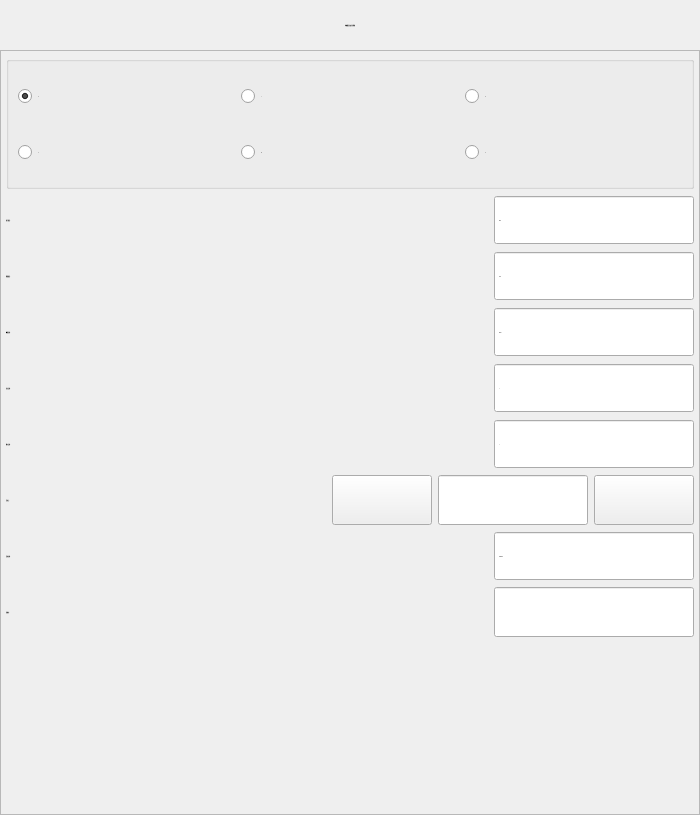
<?xml version="1.0" encoding="UTF-8"?>
<ui version="4.0">
 <class>FormActSingleLoopFree</class>
 <widget class="QWidget" name="FormActSingleLoopFree">
  <property name="geometry">
   <rect>
    <x>0</x>
    <y>0</y>
    <width>700</width>
    <height>815</height>
   </rect>
  </property>
  <property name="minimumSize">
   <size>
    <width>700</width>
    <height>815</height>
   </size>
  </property>
  <property name="maximumSize">
   <size>
    <width>700</width>
    <height>815</height>
   </size>
  </property>
  <property name="font">
   <font>
    <family>微软雅黑</family>
    <pointsize>-1</pointsize>
    <weight>50</weight>
    <italic>false</italic>
    <bold>false</bold>
   </font>
  </property>
  <property name="windowTitle">
   <string notr="true">循环定位</string>
  </property>
  <property name="toolTip">
   <string notr="true"/>
  </property>
  <property name="statusTip">
   <string notr="true"/>
  </property>
  <property name="whatsThis">
   <string notr="true"/>
  </property>
  <property name="accessibleName">
   <string notr="true"/>
  </property>
  <property name="accessibleDescription">
   <string notr="true"/>
  </property>
  <property name="styleSheet">
   <string notr="true">font: 28px &quot;微软雅黑&quot;;</string>
  </property>
  <property name="windowFilePath">
   <string notr="true"/>
  </property>
  <layout class="QVBoxLayout" name="verticalLayout">
   <property name="spacing">
    <number>0</number>
   </property>
   <property name="margin">
    <number>0</number>
   </property>
   <item>
    <widget class="QLabel" name="labelParaTitle">
     <property name="sizePolicy">
      <sizepolicy hsizetype="Preferred" vsizetype="Fixed">
       <horstretch>0</horstretch>
       <verstretch>0</verstretch>
      </sizepolicy>
     </property>
     <property name="minimumSize">
      <size>
       <width>0</width>
       <height>50</height>
      </size>
     </property>
     <property name="font">
      <font>
       <family>微软雅黑</family>
       <pointsize>-1</pointsize>
       <weight>50</weight>
       <italic>false</italic>
       <bold>false</bold>
      </font>
     </property>
     <property name="styleSheet">
      <string notr="true">QLabel#labelParaTitle
{
	color: black;
	border-image: url(:/img/widget/Panel.png) 0 4 0 4;
	border-left: 4px transparent;
	border-right: 4px transparent;
}
</string>
     </property>
     <property name="text">
      <string>单轴循环自由定位参数</string>
     </property>
     <property name="alignment">
      <set>Qt::AlignCenter</set>
     </property>
    </widget>
   </item>
   <item>
    <widget class="QFrame" name="frameSingleLoopFree">
     <property name="maximumSize">
      <size>
       <width>16777215</width>
       <height>16777215</height>
      </size>
     </property>
     <property name="font">
      <font>
       <family>微软雅黑</family>
       <pointsize>-1</pointsize>
       <weight>50</weight>
       <italic>false</italic>
       <bold>false</bold>
      </font>
     </property>
     <property name="styleSheet">
      <string notr="true"/>
     </property>
     <property name="frameShape">
      <enum>QFrame::StyledPanel</enum>
     </property>
     <property name="frameShadow">
      <enum>QFrame::Plain</enum>
     </property>
     <property name="IsMainArea" stdset="0">
      <bool>true</bool>
     </property>
     <layout class="QGridLayout" name="gridLayout_2">
      <property name="margin">
       <number>5</number>
      </property>
      <item row="0" column="0">
       <widget class="QGroupBox" name="groupBox">
        <property name="title">
         <string/>
        </property>
        <layout class="QGridLayout" name="gridLayout">
         <item row="2" column="0">
          <widget class="QRadioButton" name="rBtnRaVer">
           <property name="minimumSize">
            <size>
             <width>0</width>
             <height>50</height>
            </size>
           </property>
           <property name="maximumSize">
            <size>
             <width>16777215</width>
             <height>50</height>
            </size>
           </property>
           <property name="font">
            <font>
             <family>微软雅黑</family>
             <pointsize>-1</pointsize>
             <weight>50</weight>
             <italic>false</italic>
             <bold>false</bold>
            </font>
           </property>
           <property name="styleSheet">
            <string notr="true"/>
           </property>
           <property name="text">
            <string>A</string>
           </property>
          </widget>
         </item>
         <item row="2" column="1">
          <widget class="QRadioButton" name="rBtnRaHor">
           <property name="minimumSize">
            <size>
             <width>0</width>
             <height>50</height>
            </size>
           </property>
           <property name="maximumSize">
            <size>
             <width>16777215</width>
             <height>50</height>
            </size>
           </property>
           <property name="font">
            <font>
             <family>微软雅黑</family>
             <pointsize>-1</pointsize>
             <weight>50</weight>
             <italic>false</italic>
             <bold>false</bold>
            </font>
           </property>
           <property name="styleSheet">
            <string notr="true"/>
           </property>
           <property name="text">
            <string>B</string>
           </property>
          </widget>
         </item>
         <item row="2" column="2">
          <widget class="QRadioButton" name="rBtnExt">
           <property name="minimumSize">
            <size>
             <width>0</width>
             <height>50</height>
            </size>
           </property>
           <property name="maximumSize">
            <size>
             <width>16777215</width>
             <height>50</height>
            </size>
           </property>
           <property name="font">
            <font>
             <family>微软雅黑</family>
             <pointsize>-1</pointsize>
             <weight>50</weight>
             <italic>false</italic>
             <bold>false</bold>
            </font>
           </property>
           <property name="styleSheet">
            <string notr="true"/>
           </property>
           <property name="text">
            <string>C</string>
           </property>
          </widget>
         </item>
         <item row="1" column="0">
          <widget class="QRadioButton" name="rBtnPaHor">
           <property name="minimumSize">
            <size>
             <width>0</width>
             <height>50</height>
            </size>
           </property>
           <property name="maximumSize">
            <size>
             <width>16777215</width>
             <height>50</height>
            </size>
           </property>
           <property name="font">
            <font>
             <family>微软雅黑</family>
             <pointsize>-1</pointsize>
             <weight>50</weight>
             <italic>false</italic>
             <bold>false</bold>
            </font>
           </property>
           <property name="styleSheet">
            <string notr="true"/>
           </property>
           <property name="text">
            <string>X</string>
           </property>
           <property name="checked">
            <bool>true</bool>
           </property>
          </widget>
         </item>
         <item row="1" column="1">
          <widget class="QRadioButton" name="rBtnPaVer">
           <property name="minimumSize">
            <size>
             <width>0</width>
             <height>50</height>
            </size>
           </property>
           <property name="maximumSize">
            <size>
             <width>16777215</width>
             <height>50</height>
            </size>
           </property>
           <property name="font">
            <font>
             <family>微软雅黑</family>
             <pointsize>-1</pointsize>
             <weight>50</weight>
             <italic>false</italic>
             <bold>false</bold>
            </font>
           </property>
           <property name="styleSheet">
            <string notr="true"/>
           </property>
           <property name="text">
            <string>Y</string>
           </property>
          </widget>
         </item>
         <item row="1" column="2">
          <widget class="QRadioButton" name="rBtnTravel">
           <property name="minimumSize">
            <size>
             <width>0</width>
             <height>50</height>
            </size>
           </property>
           <property name="maximumSize">
            <size>
             <width>16777215</width>
             <height>50</height>
            </size>
           </property>
           <property name="font">
            <font>
             <family>微软雅黑</family>
             <pointsize>-1</pointsize>
             <weight>50</weight>
             <italic>false</italic>
             <bold>false</bold>
            </font>
           </property>
           <property name="styleSheet">
            <string notr="true"/>
           </property>
           <property name="text">
            <string>Z</string>
           </property>
          </widget>
         </item>
        </layout>
       </widget>
      </item>
      <item row="1" column="0">
       <layout class="QHBoxLayout" name="horizontalLayout_8">
        <item>
         <widget class="QLabel" name="labelHightSpd">
          <property name="sizePolicy">
           <sizepolicy hsizetype="Expanding" vsizetype="Fixed">
            <horstretch>0</horstretch>
            <verstretch>0</verstretch>
           </sizepolicy>
          </property>
          <property name="minimumSize">
           <size>
            <width>150</width>
            <height>50</height>
           </size>
          </property>
          <property name="maximumSize">
           <size>
            <width>16777215</width>
            <height>50</height>
           </size>
          </property>
          <property name="font">
           <font>
            <family>微软雅黑</family>
            <pointsize>-1</pointsize>
            <weight>50</weight>
            <italic>false</italic>
            <bold>false</bold>
           </font>
          </property>
          <property name="text">
           <string>运行速度：</string>
          </property>
         </widget>
        </item>
        <item>
         <widget class="xSpinBox" name="BoxHspd">
          <property name="sizePolicy">
           <sizepolicy hsizetype="Fixed" vsizetype="Fixed">
            <horstretch>0</horstretch>
            <verstretch>0</verstretch>
           </sizepolicy>
          </property>
          <property name="minimumSize">
           <size>
            <width>200</width>
            <height>50</height>
           </size>
          </property>
          <property name="maximumSize">
           <size>
            <width>200</width>
            <height>50</height>
           </size>
          </property>
          <property name="font">
           <font>
            <family>微软雅黑</family>
            <pointsize>-1</pointsize>
            <weight>50</weight>
            <italic>false</italic>
            <bold>false</bold>
           </font>
          </property>
          <property name="focusPolicy">
           <enum>Qt::ClickFocus</enum>
          </property>
          <property name="alignment">
           <set>Qt::AlignLeading|Qt::AlignLeft|Qt::AlignVCenter</set>
          </property>
          <property name="buttonSymbols">
           <enum>QAbstractSpinBox::NoButtons</enum>
          </property>
          <property name="specialValueText">
           <string notr="true"/>
          </property>
          <property name="keyboardTracking">
           <bool>false</bool>
          </property>
          <property name="suffix">
           <string notr="true">%</string>
          </property>
          <property name="prefix">
           <string notr="true"/>
          </property>
          <property name="minimum">
           <number>1</number>
          </property>
          <property name="maximum">
           <number>100</number>
          </property>
          <property name="value">
           <number>50</number>
          </property>
          <property name="HasBtn" stdset="0">
           <bool>true</bool>
          </property>
         </widget>
        </item>
       </layout>
      </item>
      <item row="2" column="0">
       <layout class="QHBoxLayout" name="horizontalLayout_7">
        <item>
         <widget class="QLabel" name="labelLowSpd">
          <property name="sizePolicy">
           <sizepolicy hsizetype="Expanding" vsizetype="Fixed">
            <horstretch>0</horstretch>
            <verstretch>0</verstretch>
           </sizepolicy>
          </property>
          <property name="minimumSize">
           <size>
            <width>150</width>
            <height>50</height>
           </size>
          </property>
          <property name="maximumSize">
           <size>
            <width>16777215</width>
            <height>50</height>
           </size>
          </property>
          <property name="font">
           <font>
            <family>微软雅黑</family>
            <pointsize>-1</pointsize>
            <weight>50</weight>
            <italic>false</italic>
            <bold>false</bold>
           </font>
          </property>
          <property name="text">
           <string>低速速度：</string>
          </property>
         </widget>
        </item>
        <item>
         <widget class="xSpinBox" name="BoxLspd">
          <property name="sizePolicy">
           <sizepolicy hsizetype="Fixed" vsizetype="Fixed">
            <horstretch>0</horstretch>
            <verstretch>0</verstretch>
           </sizepolicy>
          </property>
          <property name="minimumSize">
           <size>
            <width>200</width>
            <height>50</height>
           </size>
          </property>
          <property name="maximumSize">
           <size>
            <width>200</width>
            <height>50</height>
           </size>
          </property>
          <property name="font">
           <font>
            <family>微软雅黑</family>
            <pointsize>-1</pointsize>
            <weight>50</weight>
            <italic>false</italic>
            <bold>false</bold>
           </font>
          </property>
          <property name="focusPolicy">
           <enum>Qt::ClickFocus</enum>
          </property>
          <property name="alignment">
           <set>Qt::AlignLeading|Qt::AlignLeft|Qt::AlignVCenter</set>
          </property>
          <property name="buttonSymbols">
           <enum>QAbstractSpinBox::NoButtons</enum>
          </property>
          <property name="specialValueText">
           <string notr="true"/>
          </property>
          <property name="keyboardTracking">
           <bool>false</bool>
          </property>
          <property name="suffix">
           <string notr="true">%</string>
          </property>
          <property name="prefix">
           <string notr="true"/>
          </property>
          <property name="minimum">
           <number>1</number>
          </property>
          <property name="maximum">
           <number>100</number>
          </property>
          <property name="value">
           <number>10</number>
          </property>
          <property name="HasBtn" stdset="0">
           <bool>true</bool>
          </property>
         </widget>
        </item>
       </layout>
      </item>
      <item row="3" column="0">
       <layout class="QHBoxLayout" name="horizontalLayout_6">
        <item>
         <widget class="QLabel" name="labelLowDis">
          <property name="sizePolicy">
           <sizepolicy hsizetype="Expanding" vsizetype="Fixed">
            <horstretch>0</horstretch>
            <verstretch>0</verstretch>
           </sizepolicy>
          </property>
          <property name="minimumSize">
           <size>
            <width>150</width>
            <height>50</height>
           </size>
          </property>
          <property name="maximumSize">
           <size>
            <width>16777215</width>
            <height>50</height>
           </size>
          </property>
          <property name="font">
           <font>
            <family>微软雅黑</family>
            <pointsize>-1</pointsize>
            <weight>50</weight>
            <italic>false</italic>
            <bold>false</bold>
           </font>
          </property>
          <property name="text">
           <string>减速距离：</string>
          </property>
         </widget>
        </item>
        <item>
         <widget class="xDoubleSpinBox" name="BoxLowDis">
          <property name="sizePolicy">
           <sizepolicy hsizetype="Fixed" vsizetype="Fixed">
            <horstretch>0</horstretch>
            <verstretch>0</verstretch>
           </sizepolicy>
          </property>
          <property name="minimumSize">
           <size>
            <width>200</width>
            <height>50</height>
           </size>
          </property>
          <property name="maximumSize">
           <size>
            <width>200</width>
            <height>50</height>
           </size>
          </property>
          <property name="font">
           <font>
            <family>微软雅黑</family>
            <pointsize>-1</pointsize>
            <weight>50</weight>
            <italic>false</italic>
            <bold>false</bold>
           </font>
          </property>
          <property name="focusPolicy">
           <enum>Qt::ClickFocus</enum>
          </property>
          <property name="alignment">
           <set>Qt::AlignLeading|Qt::AlignLeft|Qt::AlignVCenter</set>
          </property>
          <property name="buttonSymbols">
           <enum>QAbstractSpinBox::NoButtons</enum>
          </property>
          <property name="specialValueText">
           <string notr="true"/>
          </property>
          <property name="keyboardTracking">
           <bool>false</bool>
          </property>
          <property name="decimals">
           <number>2</number>
          </property>
          <property name="maximum">
           <double>650.000000000000000</double>
          </property>
          <property name="singleStep">
           <double>0.010000000000000</double>
          </property>
          <property name="value">
           <double>50.000000000000000</double>
          </property>
          <property name="HasBtn" stdset="0">
           <bool>true</bool>
          </property>
         </widget>
        </item>
       </layout>
      </item>
      <item row="4" column="0">
       <layout class="QHBoxLayout" name="horizontalLayout_5">
        <item>
         <widget class="QLabel" name="labelCnt">
          <property name="sizePolicy">
           <sizepolicy hsizetype="Expanding" vsizetype="Fixed">
            <horstretch>0</horstretch>
            <verstretch>0</verstretch>
           </sizepolicy>
          </property>
          <property name="minimumSize">
           <size>
            <width>150</width>
            <height>50</height>
           </size>
          </property>
          <property name="maximumSize">
           <size>
            <width>16777215</width>
            <height>16777215</height>
           </size>
          </property>
          <property name="font">
           <font>
            <family>微软雅黑</family>
            <pointsize>-1</pointsize>
            <weight>50</weight>
            <italic>false</italic>
            <bold>false</bold>
           </font>
          </property>
          <property name="text">
           <string>定位点数：</string>
          </property>
         </widget>
        </item>
        <item>
         <widget class="xSpinBox" name="BoxCnt">
          <property name="sizePolicy">
           <sizepolicy hsizetype="Fixed" vsizetype="Fixed">
            <horstretch>0</horstretch>
            <verstretch>0</verstretch>
           </sizepolicy>
          </property>
          <property name="minimumSize">
           <size>
            <width>200</width>
            <height>50</height>
           </size>
          </property>
          <property name="maximumSize">
           <size>
            <width>200</width>
            <height>50</height>
           </size>
          </property>
          <property name="font">
           <font>
            <family>微软雅黑</family>
            <pointsize>-1</pointsize>
            <weight>50</weight>
            <italic>false</italic>
            <bold>false</bold>
           </font>
          </property>
          <property name="focusPolicy">
           <enum>Qt::ClickFocus</enum>
          </property>
          <property name="alignment">
           <set>Qt::AlignLeading|Qt::AlignLeft|Qt::AlignVCenter</set>
          </property>
          <property name="buttonSymbols">
           <enum>QAbstractSpinBox::NoButtons</enum>
          </property>
          <property name="specialValueText">
           <string notr="true"/>
          </property>
          <property name="keyboardTracking">
           <bool>false</bool>
          </property>
          <property name="suffix">
           <string notr="true"/>
          </property>
          <property name="prefix">
           <string notr="true"/>
          </property>
          <property name="minimum">
           <number>1</number>
          </property>
          <property name="maximum">
           <number>100</number>
          </property>
          <property name="value">
           <number>1</number>
          </property>
          <property name="HasBtn" stdset="0">
           <bool>true</bool>
          </property>
         </widget>
        </item>
       </layout>
      </item>
      <item row="5" column="0">
       <layout class="QHBoxLayout" name="horizontalLayout_3">
        <item>
         <widget class="QLabel" name="labelTimes">
          <property name="sizePolicy">
           <sizepolicy hsizetype="Expanding" vsizetype="Fixed">
            <horstretch>0</horstretch>
            <verstretch>0</verstretch>
           </sizepolicy>
          </property>
          <property name="minimumSize">
           <size>
            <width>150</width>
            <height>50</height>
           </size>
          </property>
          <property name="maximumSize">
           <size>
            <width>16777215</width>
            <height>16777215</height>
           </size>
          </property>
          <property name="font">
           <font>
            <family>微软雅黑</family>
            <pointsize>-1</pointsize>
            <weight>50</weight>
            <italic>false</italic>
            <bold>false</bold>
           </font>
          </property>
          <property name="text">
           <string>每次点数：</string>
          </property>
         </widget>
        </item>
        <item>
         <widget class="xSpinBox" name="BoxTimes">
          <property name="sizePolicy">
           <sizepolicy hsizetype="Fixed" vsizetype="Fixed">
            <horstretch>0</horstretch>
            <verstretch>0</verstretch>
           </sizepolicy>
          </property>
          <property name="minimumSize">
           <size>
            <width>200</width>
            <height>50</height>
           </size>
          </property>
          <property name="maximumSize">
           <size>
            <width>200</width>
            <height>50</height>
           </size>
          </property>
          <property name="font">
           <font>
            <family>微软雅黑</family>
            <pointsize>-1</pointsize>
            <weight>50</weight>
            <italic>false</italic>
            <bold>false</bold>
           </font>
          </property>
          <property name="focusPolicy">
           <enum>Qt::ClickFocus</enum>
          </property>
          <property name="alignment">
           <set>Qt::AlignLeading|Qt::AlignLeft|Qt::AlignVCenter</set>
          </property>
          <property name="buttonSymbols">
           <enum>QAbstractSpinBox::NoButtons</enum>
          </property>
          <property name="specialValueText">
           <string notr="true"/>
          </property>
          <property name="keyboardTracking">
           <bool>false</bool>
          </property>
          <property name="suffix">
           <string notr="true"/>
          </property>
          <property name="prefix">
           <string notr="true"/>
          </property>
          <property name="minimum">
           <number>1</number>
          </property>
          <property name="maximum">
           <number>255</number>
          </property>
          <property name="value">
           <number>1</number>
          </property>
          <property name="HasBtn" stdset="0">
           <bool>true</bool>
          </property>
         </widget>
        </item>
       </layout>
      </item>
      <item row="6" column="0">
       <layout class="QHBoxLayout" name="horizontalLayout_4">
        <item>
         <widget class="QLabel" name="labelPos1">
          <property name="sizePolicy">
           <sizepolicy hsizetype="Expanding" vsizetype="Fixed">
            <horstretch>0</horstretch>
            <verstretch>0</verstretch>
           </sizepolicy>
          </property>
          <property name="minimumSize">
           <size>
            <width>150</width>
            <height>50</height>
           </size>
          </property>
          <property name="maximumSize">
           <size>
            <width>16777215</width>
            <height>50</height>
           </size>
          </property>
          <property name="font">
           <font>
            <family>微软雅黑</family>
            <pointsize>-1</pointsize>
            <weight>50</weight>
            <italic>false</italic>
            <bold>false</bold>
           </font>
          </property>
          <property name="text">
           <string>当前点：</string>
          </property>
         </widget>
        </item>
        <item>
         <widget class="xPushButton" name="BtnPrev">
          <property name="sizePolicy">
           <sizepolicy hsizetype="Fixed" vsizetype="Fixed">
            <horstretch>0</horstretch>
            <verstretch>0</verstretch>
           </sizepolicy>
          </property>
          <property name="minimumSize">
           <size>
            <width>100</width>
            <height>50</height>
           </size>
          </property>
          <property name="maximumSize">
           <size>
            <width>120</width>
            <height>50</height>
           </size>
          </property>
          <property name="font">
           <font>
            <family>微软雅黑</family>
            <pointsize>-1</pointsize>
            <weight>50</weight>
            <italic>false</italic>
            <bold>false</bold>
           </font>
          </property>
          <property name="focusPolicy">
           <enum>Qt::NoFocus</enum>
          </property>
          <property name="text">
           <string notr="true"/>
          </property>
          <property name="icon">
           <iconset resource="xPad.qrc">
            <normaloff>:/img/32X32/BlackLeft.png</normaloff>:/img/32X32/BlackLeft.png</iconset>
          </property>
          <property name="iconSize">
           <size>
            <width>32</width>
            <height>32</height>
           </size>
          </property>
         </widget>
        </item>
        <item>
         <widget class="QLineEdit" name="lineEdit">
          <property name="minimumSize">
           <size>
            <width>100</width>
            <height>50</height>
           </size>
          </property>
          <property name="maximumSize">
           <size>
            <width>150</width>
            <height>50</height>
           </size>
          </property>
          <property name="font">
           <font>
            <family>微软雅黑</family>
            <pointsize>-1</pointsize>
            <weight>50</weight>
            <italic>false</italic>
            <bold>false</bold>
           </font>
          </property>
          <property name="alignment">
           <set>Qt::AlignCenter</set>
          </property>
          <property name="readOnly">
           <bool>true</bool>
          </property>
         </widget>
        </item>
        <item>
         <widget class="xPushButton" name="BtnNext">
          <property name="sizePolicy">
           <sizepolicy hsizetype="Fixed" vsizetype="Fixed">
            <horstretch>0</horstretch>
            <verstretch>0</verstretch>
           </sizepolicy>
          </property>
          <property name="minimumSize">
           <size>
            <width>100</width>
            <height>50</height>
           </size>
          </property>
          <property name="maximumSize">
           <size>
            <width>120</width>
            <height>50</height>
           </size>
          </property>
          <property name="font">
           <font>
            <family>微软雅黑</family>
            <pointsize>-1</pointsize>
            <weight>50</weight>
            <italic>false</italic>
            <bold>false</bold>
           </font>
          </property>
          <property name="focusPolicy">
           <enum>Qt::NoFocus</enum>
          </property>
          <property name="text">
           <string notr="true"/>
          </property>
          <property name="icon">
           <iconset resource="xPad.qrc">
            <normaloff>:/img/32X32/BlackRight.png</normaloff>:/img/32X32/BlackRight.png</iconset>
          </property>
          <property name="iconSize">
           <size>
            <width>32</width>
            <height>32</height>
           </size>
          </property>
         </widget>
        </item>
       </layout>
      </item>
      <item row="7" column="0">
       <layout class="QHBoxLayout" name="horizontalLayout_2">
        <item>
         <widget class="QLabel" name="labelPos1_2">
          <property name="sizePolicy">
           <sizepolicy hsizetype="Expanding" vsizetype="Fixed">
            <horstretch>0</horstretch>
            <verstretch>0</verstretch>
           </sizepolicy>
          </property>
          <property name="minimumSize">
           <size>
            <width>150</width>
            <height>50</height>
           </size>
          </property>
          <property name="maximumSize">
           <size>
            <width>16777215</width>
            <height>50</height>
           </size>
          </property>
          <property name="font">
           <font>
            <family>微软雅黑</family>
            <pointsize>-1</pointsize>
            <weight>50</weight>
            <italic>false</italic>
            <bold>false</bold>
           </font>
          </property>
          <property name="text">
           <string>当前位置：</string>
          </property>
         </widget>
        </item>
        <item>
         <widget class="xDoubleSpinBox" name="BoxPos">
          <property name="sizePolicy">
           <sizepolicy hsizetype="Fixed" vsizetype="Fixed">
            <horstretch>0</horstretch>
            <verstretch>0</verstretch>
           </sizepolicy>
          </property>
          <property name="minimumSize">
           <size>
            <width>200</width>
            <height>50</height>
           </size>
          </property>
          <property name="maximumSize">
           <size>
            <width>200</width>
            <height>50</height>
           </size>
          </property>
          <property name="font">
           <font>
            <family>微软雅黑</family>
            <pointsize>-1</pointsize>
            <weight>50</weight>
            <italic>false</italic>
            <bold>false</bold>
           </font>
          </property>
          <property name="focusPolicy">
           <enum>Qt::ClickFocus</enum>
          </property>
          <property name="alignment">
           <set>Qt::AlignLeading|Qt::AlignLeft|Qt::AlignVCenter</set>
          </property>
          <property name="readOnly">
           <bool>true</bool>
          </property>
          <property name="buttonSymbols">
           <enum>QAbstractSpinBox::NoButtons</enum>
          </property>
          <property name="keyboardTracking">
           <bool>false</bool>
          </property>
          <property name="prefix">
           <string notr="true"/>
          </property>
          <property name="suffix">
           <string notr="true">mm</string>
          </property>
          <property name="decimals">
           <number>2</number>
          </property>
          <property name="maximum">
           <double>60000.000000000000000</double>
          </property>
          <property name="singleStep">
           <double>0.010000000000000</double>
          </property>
          <property name="value">
           <double>0.000000000000000</double>
          </property>
          <property name="HasBtn" stdset="0">
           <bool>false</bool>
          </property>
         </widget>
        </item>
       </layout>
      </item>
      <item row="8" column="0">
       <layout class="QHBoxLayout" name="horizontalLayout">
        <item>
         <widget class="QLabel" name="labelCount">
          <property name="sizePolicy">
           <sizepolicy hsizetype="Expanding" vsizetype="Fixed">
            <horstretch>0</horstretch>
            <verstretch>0</verstretch>
           </sizepolicy>
          </property>
          <property name="minimumSize">
           <size>
            <width>150</width>
            <height>50</height>
           </size>
          </property>
          <property name="maximumSize">
           <size>
            <width>16777215</width>
            <height>50</height>
           </size>
          </property>
          <property name="font">
           <font>
            <family>微软雅黑</family>
            <pointsize>-1</pointsize>
            <weight>50</weight>
            <italic>false</italic>
            <bold>false</bold>
           </font>
          </property>
          <property name="text">
           <string>计数器：</string>
          </property>
         </widget>
        </item>
        <item>
         <widget class="xLineEdit" name="lineEditCount">
          <property name="minimumSize">
           <size>
            <width>200</width>
            <height>50</height>
           </size>
          </property>
          <property name="maximumSize">
           <size>
            <width>200</width>
            <height>50</height>
           </size>
          </property>
          <property name="font">
           <font>
            <family>微软雅黑</family>
            <pointsize>-1</pointsize>
            <weight>50</weight>
            <italic>false</italic>
            <bold>false</bold>
           </font>
          </property>
          <property name="alignment">
           <set>Qt::AlignLeading|Qt::AlignLeft|Qt::AlignVCenter</set>
          </property>
         </widget>
        </item>
       </layout>
      </item>
      <item row="9" column="0">
       <spacer name="verticalSpacer">
        <property name="orientation">
         <enum>Qt::Vertical</enum>
        </property>
        <property name="sizeHint" stdset="0">
         <size>
          <width>578</width>
          <height>154</height>
         </size>
        </property>
       </spacer>
      </item>
     </layout>
    </widget>
   </item>
  </layout>
 </widget>
 <customwidgets>
  <customwidget>
   <class>xPushButton</class>
   <extends>QPushButton</extends>
   <header>xpushbutton.h</header>
  </customwidget>
  <customwidget>
   <class>xSpinBox</class>
   <extends>QSpinBox</extends>
   <header>xspinbox.h</header>
   <slots>
    <signal>clicked()</signal>
   </slots>
  </customwidget>
  <customwidget>
   <class>xDoubleSpinBox</class>
   <extends>QDoubleSpinBox</extends>
   <header>xdoublespinbox.h</header>
   <slots>
    <signal>clicked()</signal>
   </slots>
  </customwidget>
  <customwidget>
   <class>xLineEdit</class>
   <extends>QLineEdit</extends>
   <header>xlineedit.h</header>
   <slots>
    <signal>clicked()</signal>
    <slot>inputIP()</slot>
   </slots>
  </customwidget>
 </customwidgets>
 <resources>
  <include location="xPad.qrc"/>
 </resources>
 <connections>
  <connection>
   <sender>BoxHspd</sender>
   <signal>clicked()</signal>
   <receiver>FormActSingleLoopFree</receiver>
   <slot>inputHspd()</slot>
   <hints>
    <hint type="sourcelabel">
     <x>166</x>
     <y>274</y>
    </hint>
    <hint type="destinationlabel">
     <x>120</x>
     <y>172</y>
    </hint>
   </hints>
  </connection>
  <connection>
   <sender>BoxLspd</sender>
   <signal>clicked()</signal>
   <receiver>FormActSingleLoopFree</receiver>
   <slot>inputLspd()</slot>
   <hints>
    <hint type="sourcelabel">
     <x>164</x>
     <y>246</y>
    </hint>
    <hint type="destinationlabel">
     <x>120</x>
     <y>172</y>
    </hint>
   </hints>
  </connection>
  <connection>
   <sender>BoxLowDis</sender>
   <signal>clicked()</signal>
   <receiver>FormActSingleLoopFree</receiver>
   <slot>inputLdis()</slot>
   <hints>
    <hint type="sourcelabel">
     <x>165</x>
     <y>282</y>
    </hint>
    <hint type="destinationlabel">
     <x>120</x>
     <y>172</y>
    </hint>
   </hints>
  </connection>
  <connection>
   <sender>BoxCnt</sender>
   <signal>clicked()</signal>
   <receiver>FormActSingleLoopFree</receiver>
   <slot>inputCnt()</slot>
   <hints>
    <hint type="sourcelabel">
     <x>165</x>
     <y>97</y>
    </hint>
    <hint type="destinationlabel">
     <x>120</x>
     <y>172</y>
    </hint>
   </hints>
  </connection>
  <connection>
   <sender>BoxPos</sender>
   <signal>clicked()</signal>
   <receiver>FormActSingleLoopFree</receiver>
   <slot>inputPos()</slot>
   <hints>
    <hint type="sourcelabel">
     <x>117</x>
     <y>174</y>
    </hint>
    <hint type="destinationlabel">
     <x>120</x>
     <y>172</y>
    </hint>
   </hints>
  </connection>
  <connection>
   <sender>BtnNext</sender>
   <signal>clicked()</signal>
   <receiver>FormActSingleLoopFree</receiver>
   <slot>posNext()</slot>
   <hints>
    <hint type="sourcelabel">
     <x>216</x>
     <y>135</y>
    </hint>
    <hint type="destinationlabel">
     <x>120</x>
     <y>175</y>
    </hint>
   </hints>
  </connection>
  <connection>
   <sender>BtnPrev</sender>
   <signal>clicked()</signal>
   <receiver>FormActSingleLoopFree</receiver>
   <slot>posPrev()</slot>
   <hints>
    <hint type="sourcelabel">
     <x>104</x>
     <y>135</y>
    </hint>
    <hint type="destinationlabel">
     <x>120</x>
     <y>175</y>
    </hint>
   </hints>
  </connection>
  <connection>
   <sender>BoxTimes</sender>
   <signal>clicked()</signal>
   <receiver>FormActSingleLoopFree</receiver>
   <slot>inputTimes()</slot>
   <hints>
    <hint type="sourcelabel">
     <x>156</x>
     <y>134</y>
    </hint>
    <hint type="destinationlabel">
     <x>116</x>
     <y>175</y>
    </hint>
   </hints>
  </connection>
 </connections>
 <slots>
  <slot>inputCnt()</slot>
  <slot>inputHspd()</slot>
  <slot>pageUp()</slot>
  <slot>pageDwn()</slot>
  <slot>selectVar()</slot>
  <slot>inputPos()</slot>
  <slot>inputLspd()</slot>
  <slot>inputLdis()</slot>
  <slot>posPrev()</slot>
  <slot>posNext()</slot>
  <slot>syncPos()</slot>
  <slot>inputTimes()</slot>
 </slots>
</ui>
